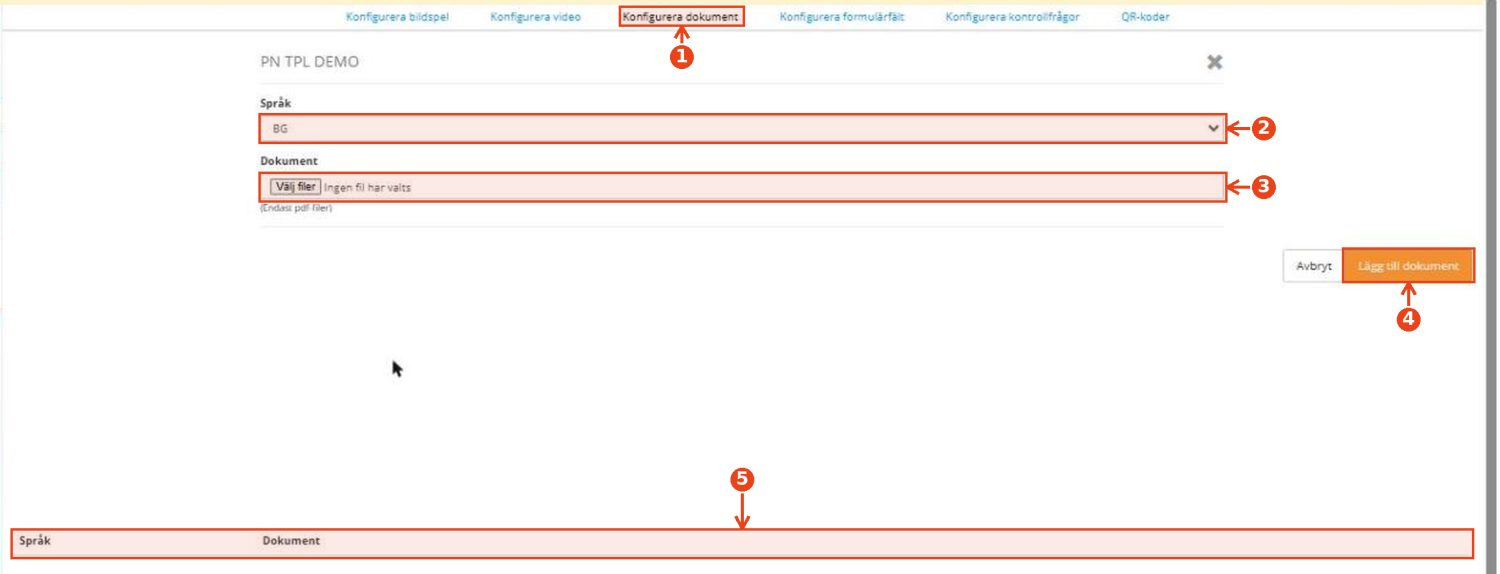
#> input picture helpdesk/server/data/uploads/p10.jpg, 1500 x 574 px
$ python detect.py ../../../helpdesk/server/data/uploads/p10.jpg
#> lines starting #> are read from the running program, lines starting #| are printed output that depends on the picture
import sys, json
import numpy as np
from PIL import Image
from scipy import ndimage

def orange_mask(a):
    r,g,b = a[...,0].astype(int), a[...,1].astype(int), a[...,2].astype(int)
    # markeringsfärg ~ #e8431a
    return (r>200)&(g>40)&(g<110)&(b<70)

def analyze(path):
    im = Image.open(path).convert("RGB"); a = np.asarray(im); H,W = a.shape[:2]
#> in analyze, im is the input picture: PIL image 1500x574 RGB; mean R, G, B 251.3, 245.5, 243.4
#> after `H, W = a.shape[:2]`: H = 574; W = 1500
    m = orange_mask(a)
#> in orange_mask, `r,g,b = a[...,0].astype(int), a[...,1].astype(int), a[...,2].astype(int)`:
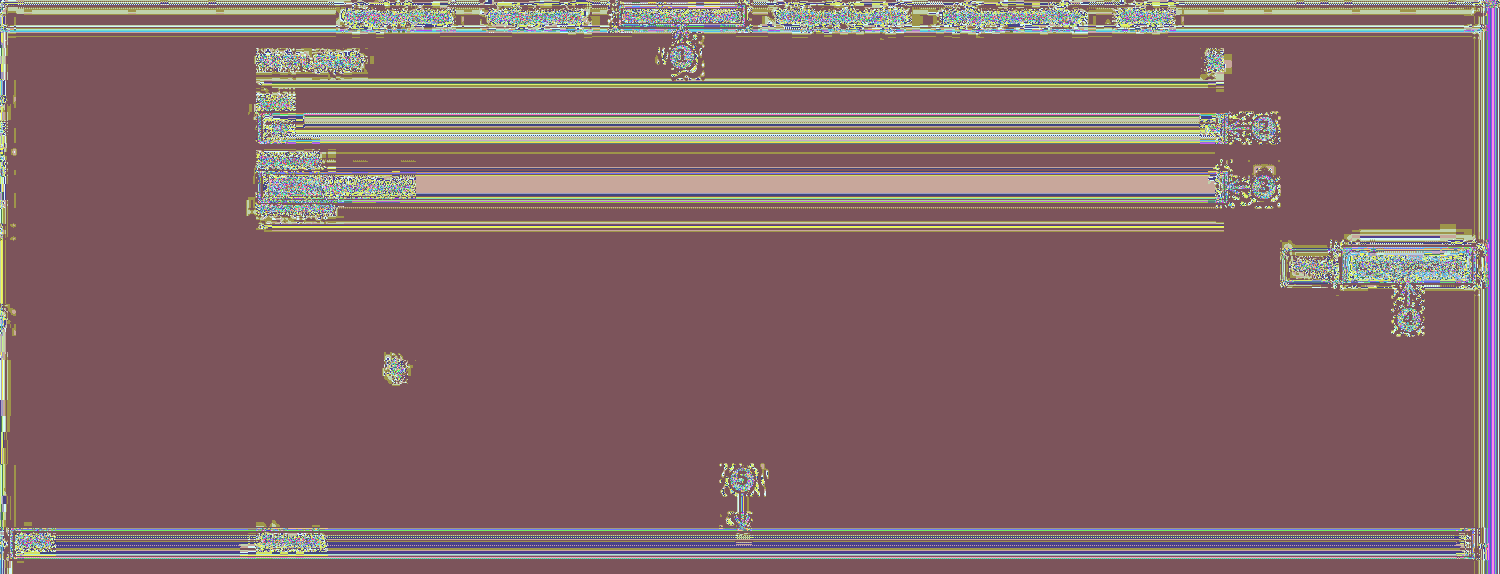
#> r: shape (574, 1500) int64; 221 distinct labels, from 3 to 255; one colour per label, 0 black
#> in orange_mask, `r,g,b = a[...,0].astype(int), a[...,1].astype(int), a[...,2].astype(int)`:
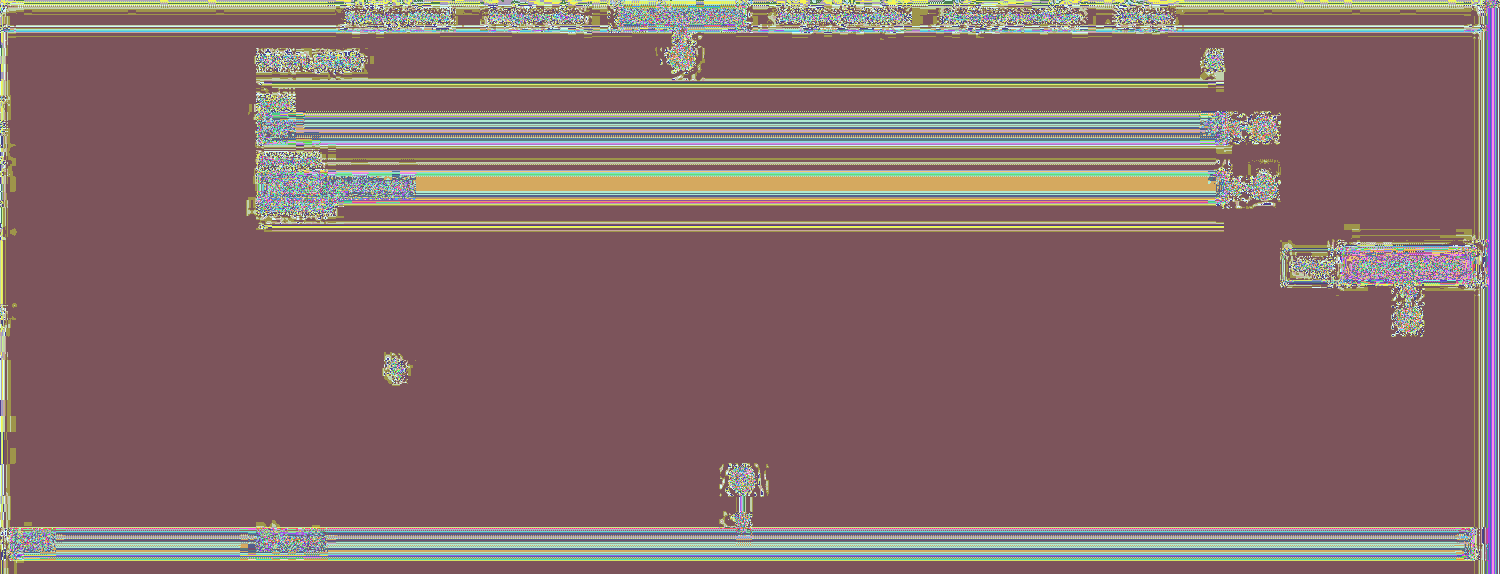
#> g: shape (574, 1500) int64; 237 distinct labels, from 3 to 255; one colour per label, 0 black
#> in orange_mask, `r,g,b = a[...,0].astype(int), a[...,1].astype(int), a[...,2].astype(int)`:
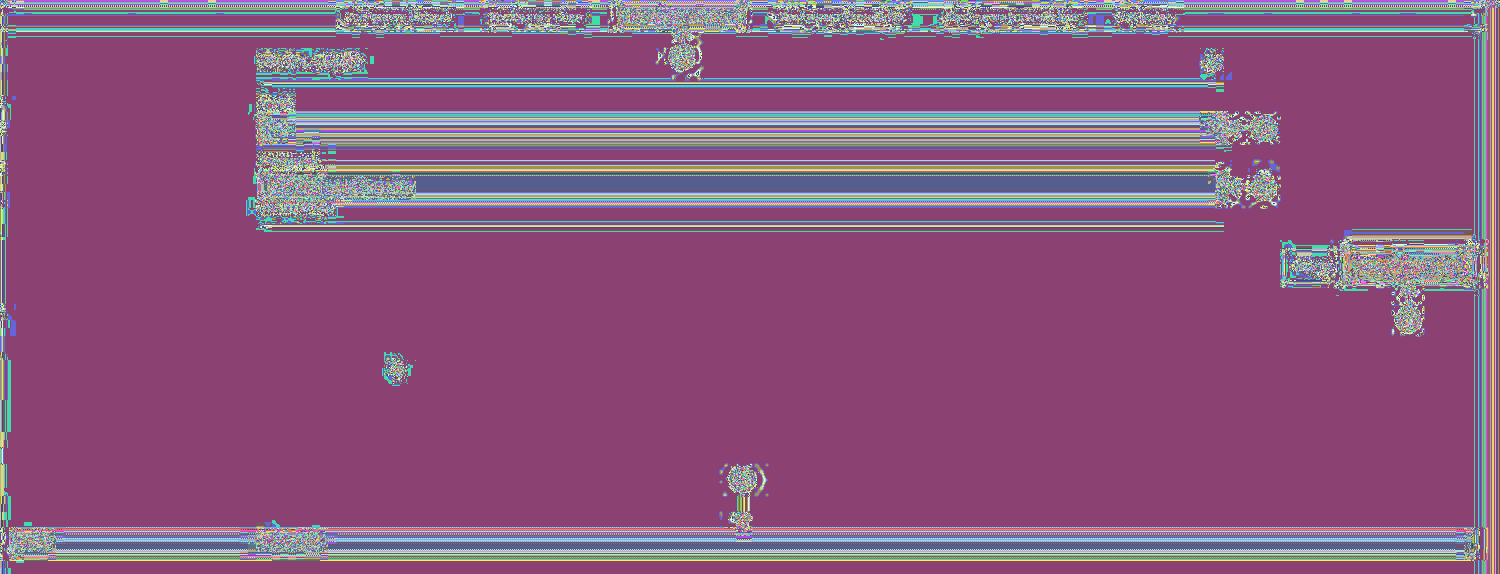
#> b: shape (574, 1500) int64; 254 distinct labels, from 0 to 255; one colour per label, 0 black
#> in orange_mask, `return (r>200)&(g>40)&(g<110)&(b<70)`:
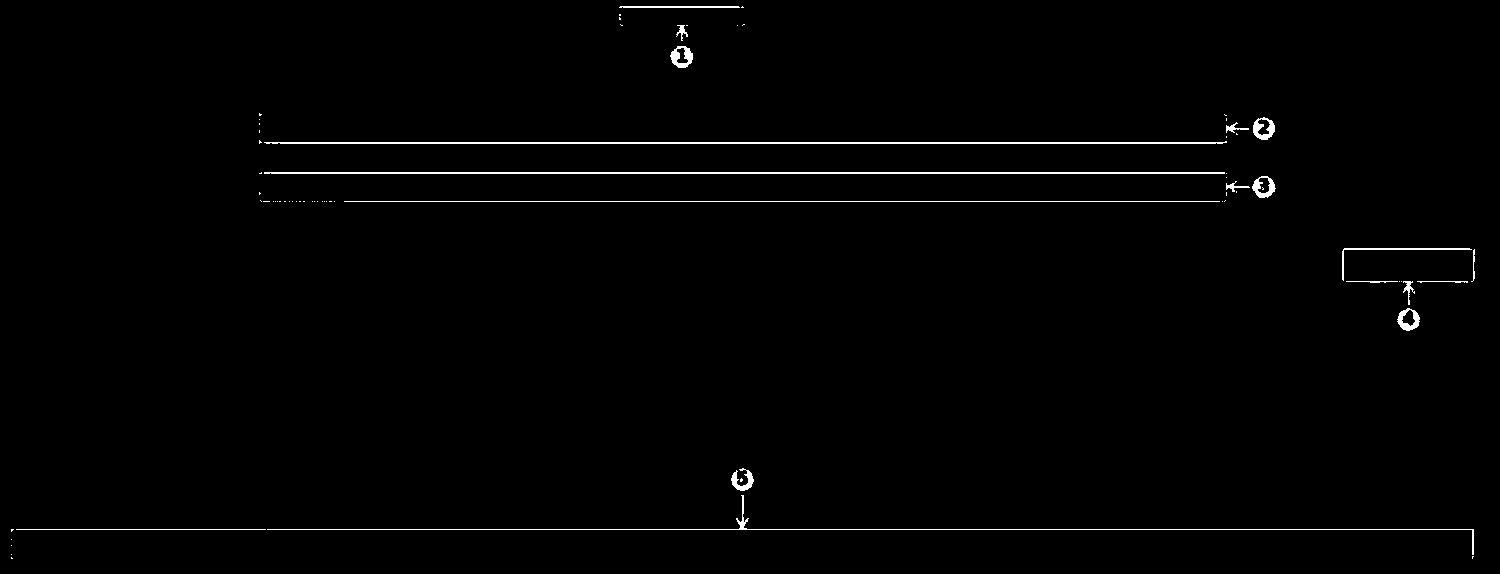
#> returned value: shape (574, 1500) bool; 1% white in thin lines or dots
    lab, n = ndimage.label(m, structure=np.ones((3,3)))
#> lab: shape (574, 1500) int32; 74 distinct labels, from 0 to 73
#> n = 73
    objs = ndimage.find_objects(lab)
#> objs = 73 items
    badges, boxes = [], []
    for i, sl in enumerate(objs, 1):
        ys, xs = sl; h = ys.stop-ys.start; w = xs.stop-xs.start
        comp = (lab[sl]==i); fill = comp.sum()/(w*h)
        if 14<=w<=40 and 14<=h<=40 and abs(w-h)<=6 and fill>0.5:
            badges.append(dict(x=xs.start,y=ys.start,w=w,h=h))
        elif w>30 and h>12 and fill<0.35:
            boxes.append(dict(x=xs.start,y=ys.start,w=w,h=h,fill=round(fill,2)))
#> this loop made 73 passes
#> (h, w, comp, fill) on passes 2, 3, 4, 5, 6, 8, 9, 12, 14, 15, 17, 18: (2, 3, [[False, True, False], [True, True, True]], 0.667), (2, 2, [[True, True], [True, True]], 1), (3, 2, [[True, False], [True, True], [True, True]], 0.833), (2, 3, [[True, False, False], [False, True, True]], 0.5), (2, 3, [[False, True, True], [True, False, False]], 0.5), (1, 2, [[True, True]], 1), (1, 1, [True], 1), (2, 3, [[True, False, False], [False, True, True]], 0.5), (3, 1, [True, True, True], 1), (1, 1, [True], 1), (2, 1, [True, True], 1), (3, 1, [True, True, True], 1)
#> (h, w, fill) on passes 1, 7, 10, 11, 13, 16: (2, 121, 0.988), (16, 12, 0.396), (22, 23, 0.567), (3, 3, 0.667), (23, 22, 0.543), (11, 23, 0.336)
#> after the loop, badges = 2 items; boxes = 2 items
    return W,H,badges,boxes

if __name__ == "__main__":
  for p in sys.argv[1:]:
    W,H,b,bx = analyze(p)
#> W = 1500; H = 574; b = 2 items; bx = 2 items
    print(p.split('/')[-1], W,H, "badges",len(b), [ (d['x'],d['y'],d['w']) for d in b][:12], "boxes",len(bx), [(d['x'],d['y'],d['w'],d['h']) for d in bx][:12])
#| p10.jpg 1500 574 badges 2 [(670, 46, 23), (1253, 117, 22)] boxes 2 [(1342, 248, 130, 33), (267, 495, 1207, 60)]
